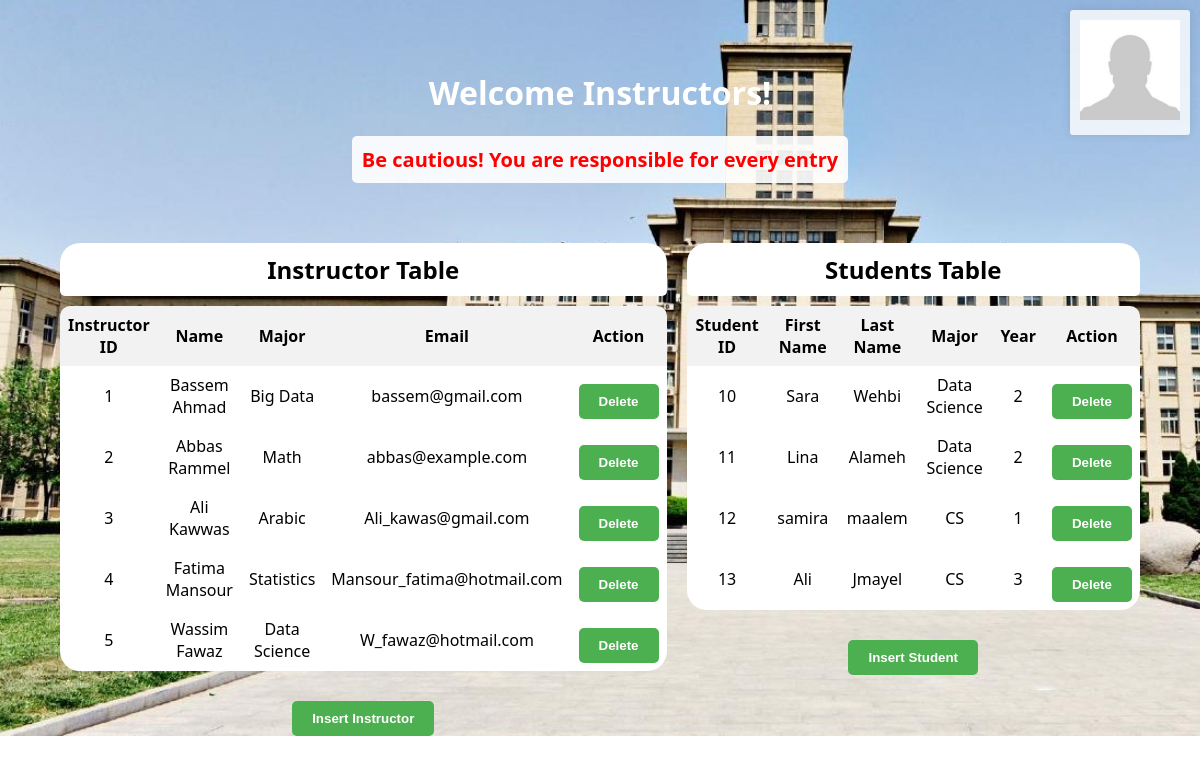
Screenshot of /displaytea.php (signed in) with the database file from the repository.
### tables this page shows
CREATE TABLE `instructor` (
  `user_id` int(11) NOT NULL,
  `name` varchar(100) NOT NULL,
  `major` varchar(100) NOT NULL,
  `email` varchar(100) NOT NULL
);

CREATE TABLE `student` (
  `user_id` int(11) NOT NULL,
  `first_name` varchar(50) NOT NULL,
  `last_name` varchar(50) NOT NULL,
  `major` varchar(100) NOT NULL,
  `year_in_school` int(11) NOT NULL,
  `email` varchar(100) NOT NULL
);

### displaytea.php (the view, shortened to what this page needs)
<!DOCTYPE html>
<html lang="en">
<head>
  <link rel="stylesheet" href="css/displaytea.css">
</head>
<body>
  <?php include './component/teacherMenu.php'; ?>
  <div class="welcome">
    <h1>Welcome Instructors!</h1>
    <p class="warning">Be cautious! You are responsible for every entry</p>
  </div>
  <div class="container">
    <div>
      <table>
        <caption>Instructor Table</caption>
        <tr>
          <th>Instructor ID</th>
          <th>Name</th>
          <th>Major</th>
          <th>Email</th>
          <th>Action</th>
        </tr>
        <?php
                if (isset($_SESSION['user']) && $_SESSION['user'] != ""):
                    $connection = connect();
                    $query = "SELECT * FROM instructor";
                    $query_result = mysqli_query($connection, $query);
                    while ($row = mysqli_fetch_assoc($query_result)): ?>
        <tr>
          <td><?= htmlspecialchars($row['user_id']); ?></td>
          <td><?= htmlspecialchars($row['name']); ?></td>
          <td><?= htmlspecialchars($row['major']); ?></td>
          <td><?= htmlspecialchars($row['email']); ?></td>
          <td><button onclick="_delete(<?= htmlspecialchars($row['user_id']); ?>);">Delete</button></td>
        </tr>
        <?php endwhile; ?>
        <?php else: ?>
        <tr>
          <td colspan="5" class="warning">Access denied, please login</td>
        </tr>
        <?php endif; ?>
      </table>
      <div class="buttons">
        <button onclick="window.location.href='inserttea.php';">Insert Instructor</button>
      </div>
    </div>
    <div>
      <table>
        <caption>Students Table</caption>
        <tr>
          <th>Student ID</th>
          <th>First Name</th>
          <th>Last Name</th>
          <th>Major</th>
          <th>Year</th>
          <th>Action</th>
        </tr>
        <?php
                if (isset($_SESSION['user']) && $_SESSION['user'] != ""):
                    $query = "SELECT * FROM student";
                    $query_result = mysqli_query($connection, $query);
                    while ($row = mysqli_fetch_assoc($query_result)): ?>
        <tr>
          <td><?= htmlspecialchars($row['user_id']); ?></td>
          <td><?= htmlspecialchars($row['first_name']); ?></td>
          <td><?= htmlspecialchars($row['last_name']); ?></td>
          <td><?= htmlspecialchars($row['major']); ?></td>
          <td><?= htmlspecialchars($row['year_in_school']); ?></td>
          <td><button onclick="_deleteStudent(<?= htmlspecialchars($row['user_id']); ?>);">Delete</button></td>
        </tr>
        <?php endwhile; ?>
        <?php else: ?>
        <tr>
          <td colspan="6" class="warning">Access denied, please login</td>
        </tr>
        <?php endif; ?>
      </table>
      <div class="buttons">
        <button onclick="window.location.href='insertstu.php';">Insert Student</button>
      </div>
    </div>
  </div>
</body>
</html>

### component/teacherMenu.php (shortened to what this page needs)
<div class="menu-container">
    <img src="images/profile.jpg" alt="Menu Image" class="menu-image">
</div>

### css/displaytea.css (style rules this page uses)
body { font-family: 'Segoe UI', Tahoma, Geneva, Verdana, sans-serif; margin: 0; padding: 0; background-image: url('../images/campus.jpg'); display: flex; flex-direction: column; align-items: center; background-size: cover; background-repeat: no-repeat; }
.container { display: grid; grid-template-columns: 1fr 1fr; gap: 20px; width: 90%; max-width: 1200px; margin-top: 20px; }
.menu-container { position: absolute; top: 10px; right: 10px; background-color: rgba(255, 255, 255, 0.8); padding: 10px; border-radius: 3px; box-shadow: 0 0 10px rgba(0, 0, 0, 0.1); }
.menu-image { width: 100px; height: auto; cursor: pointer; }
.welcome { text-align: center; margin-top: 50px; }
.warning { color: red; text-align: center; }
table { background-color: #fff; border-collapse: separate; border-spacing: 0; border-radius: 20px; width: 100%; max-width: 800px; margin: 20px auto; overflow: hidden; }
table th:first-child { border-top-left-radius: 10px; }
table th:last-child { border-top-right-radius: 10px; }
table td:first-child { border-bottom-left-radius: 10px; }
table td:last-child { border-bottom-right-radius: 10px; }
h1 { color: white; }
th, td { padding: 8px; text-align: center; border: none; }
th { background-color: #f2f2f2; }
p { color: #fff; font-size: 30px; font-weight: bold; }
p.warning { color: #ff0000; font-size: 20px; margin-top: 10px; background-color: rgba(255, 255, 255, 0.9); padding: 10px; border-radius: 5px; }
caption { background-color: white; padding: 10px; border-radius: 5px; font-weight: bold; font-size: 1.5em; margin-bottom: 10px; }
.buttons { text-align: center; margin-top: 10px; }
button { padding: 10px 20px; cursor: pointer; border: none; background-color: #4CAF50; color: white; border-radius: 5px; font-weight: bold; transition: background-color 0.3s ease; margin-top: 10px; }

### rows the page displays
instructor: user_id "1", name "Bassem Ahmad", major "Big Data", email "bassem@gmail.com"
instructor: user_id "2", name "Abbas Rammel", major "Math", email "abbas@example.com"
instructor: user_id "3", name "Ali Kawwas", major "Arabic", email "Ali_kawas@gmail.com"
instructor: user_id "4", name "Fatima Mansour", major "Statistics", email "Mansour_fatima@hotmail.com"
instructor: user_id "5", name "Wassim Fawaz", major "Data Science", email "W_fawaz@hotmail.com"
student: user_id "10", first_name "Sara", last_name "Wehbi", major "Data Science", year_in_school "2"
student: user_id "11", first_name "Lina", last_name "Alameh", major "Data Science", year_in_school "2"
student: user_id "12", first_name "samira", last_name "maalem", major "CS", year_in_school "1"
student: user_id "13", first_name "Ali", last_name "Jmayel", major "CS", year_in_school "3"
